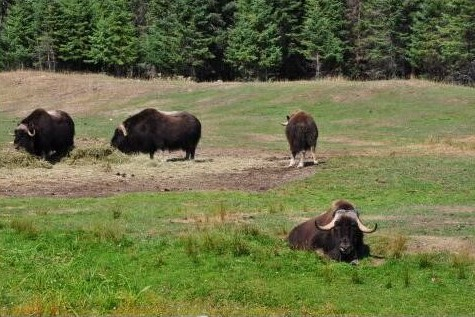
#> input picture Experiment1-4/1.jpg, 475 x 317 px, found by its file name
$ python Experiment1.py
#> lines starting #> are read from the running program, lines starting #| are printed output that depends on the picture; after the words box and inside, x2 and y2 are one past the last pixel; in counts of white or black regions, pixels touching at a corner belong together
import cv2 as cv


def img_basic_function():
    # 使用imread(filename, flag)函数读取图像
    # flag取值0为原图像的灰度图；取值1为BGR彩图；取值2为原深度图像；取值4为原颜色图像
    # 读取的图像以numpy中的三维数组的形式存储
    # 第1个维度即最外面的一维"[[[]]]"表示整个图像各个像素的BGR值(3维数组[[[B G R][B G R]...[B G R]] [[B G R][B G R]...[B G R]] ... [[B G R][B G R]...[B G R]]])
    # 第2个维度即中间维度"[[]]"表示某行各个像素的BGR值（2维数组[[B G R] [B G R] ... [B G R]]])
    # 第3个维度即最里面的一维"[]"表示某个像素的BGR值（1维数组[B G R]）
    # img[0]代表第1行所有像素的BGR值，img[0][0]代表第1行第1个像素的BGR值，img[0][0][0]代表第1行第1个像素的B值
    img = cv.imread("Experiment1-4/1.jpg")
#> img is the input picture: shape (317, 475, 3); mean B, G, R 69.8, 113.8, 107.5
    # .shape[]读取矩阵各个维度的长度，.shape[i]是读取矩阵第i + 1个维度的长度
    # 所以img.shape返回的元组（tuple）中的三个数就依次表示行数（高度）、列数（宽度）和通道数
    # tuple是一个不可变的序列，一旦创建就不能修改。它可以包含不同类型的元素，并使用逗号分隔。例如，(1, 'hello', 3.14)就是一个Tuple
    # list是一个可变的序列，可以随意添加、修改和删除其中的元素。它也可以包含不同类型的元素，并使用方括号[]来表示。例如，[1, 'hello', 3.14]就是一个List。
    # array是一个多维数组，可以用来表示矩阵、向量等数学对象。它需要导入Numpy库，并使用np.array()函数来创建。例如，np.array([[1, 2], [3, 4]])就是一个2x2的矩阵。
    print(img.shape)
#| (317, 475, 3)
    # 查看图片的类型，常用uint8表示，代表一个无符号的8位整数
    print(img.dtype)
#| uint8
    # 使用imshow函数显示图像，第一个参数是窗口名称（可不写），第二个参数是要显示的图像的名称，一定要写
    cv.imshow("img", img)
    # 可以让窗口一直显示图像直到按下任意按键
    cv.waitKey(0)

    # 使用cv.cvtColor()函数转换色彩空间
    # 参数‘cv.COLOR_BGR2GRAY’表示从RGB空间转换到灰度空间
    # 灰度空间中的图像以numpy中的二维数组的形式存储
    # 第一个维度即外面的维度"[[]]"表示整个图像各个像素的灰度值（[[Gray Gray ... Gray] [Gray Gray ... Gray] ... [Gray Gray ... Gray]]）
    # 第二个维度即里面的维度"[]"表示某行各个像素的灰度值（一维数组[Gray Gray ... Gray]）
    # img_GRAY[0]代表第一行所有像素的灰度值，img_GRAY[0][0]代表第一行第一个像素的灰度值
    img_GRAY = cv.cvtColor(img, cv.COLOR_BGR2GRAY)
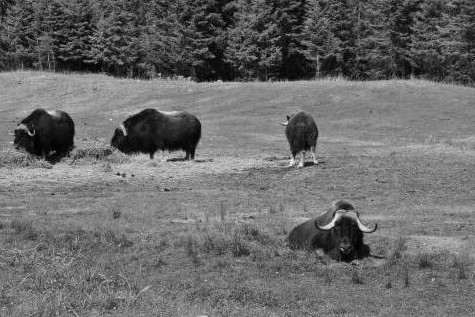
#> img_GRAY: shape (317, 475); min 0, max 244, mean 106.9
    cv.imshow("gray", img_GRAY)
    cv.waitKey(0)

    # 使用 cv.threshold函数进行图像阈值处理。
    # 参数‘cv.THRESH_BINARY’代表了阈值的类型，127为阈值。
    # 返回值中ret为阈值，阈值是用于将输入图像分割成两个部分的像素值。它可以是手动指定的固定值，也可以是根据图像的直方图自动计算得出的。
    # thresh为处理后的图像。
    ret, thresh = cv.threshold(img_GRAY, 127, 255, cv.THRESH_BINARY)
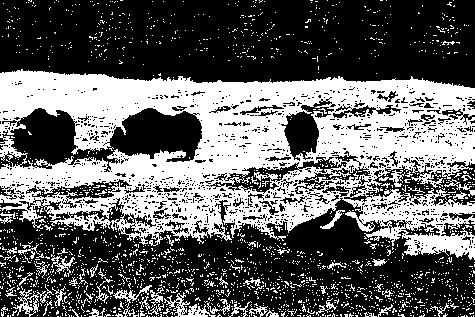
#> thresh: shape (317, 475); 38.6% white; 1934 white regions (1879 under 20 px), largest, box (x1, y1, x2, y2) and area: (0, 69, 475, 260) 49431, (164, 292, 216, 317) 400, (13, 284, 54, 317) 319
    cv.imshow("thresh", thresh)
    cv.waitKey(0)

    # 使用 cv.resize 函数进行图像缩放
    res = cv.resize(img, None, fx=2, fy=2, interpolation=cv.INTER_CUBIC)
    cv.imshow("resize", res)
    cv.waitKey(0)

    # 0表示沿x轴翻转，正表示沿y轴翻转，负表示沿x和y轴翻转
    flip = cv.flip(img, 1)
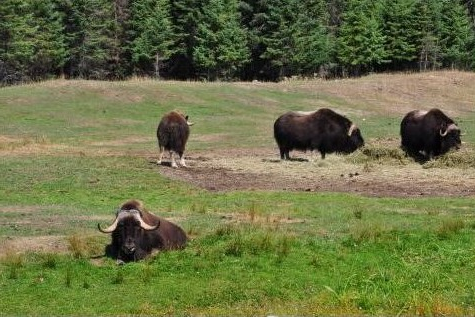
#> flip: shape (317, 475, 3); mean B, G, R 69.8, 113.8, 107.5
    cv.imshow("flip", flip)
    cv.waitKey(0)
    # 销毁所有窗口
    cv.destroyAllWindows()
    # 保存图像
    # cv.imwrite("result.jpg", res)


if __name__ == "__main__":
    img_basic_function()

$ run again, with Experiment1-4/3.jpg copied over Experiment1-4/1.jpg
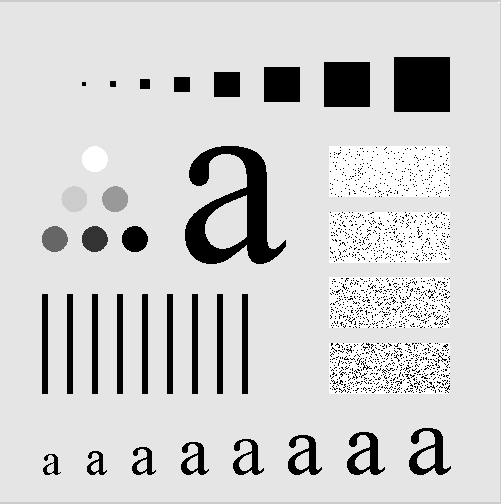
#> input picture Experiment1-4/3.jpg, 501 x 504 px, found by its file name
#> in img_basic_function, img is the input picture: shape (504, 501, 3); mean B, G, R 207.3, 207.3, 207.4
#| (504, 501, 3)
#| uint8
#> in img_basic_function, `ret, thresh = cv.threshold(img_GRAY, 127, 255, cv.THRESH_BINARY)`:
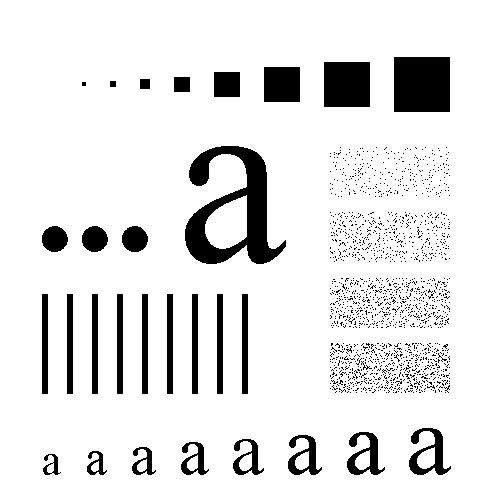
#> thresh: shape (504, 501); 89.6% white; 1561 black regions (1532 under 20 px), largest, box (x1, y1, x2, y2) and area: (185, 146, 286, 264) 5099, (394, 57, 450, 112) 3080, (324, 62, 370, 107) 2070
#> in img_basic_function, `flip = cv.flip(img, 1)`:
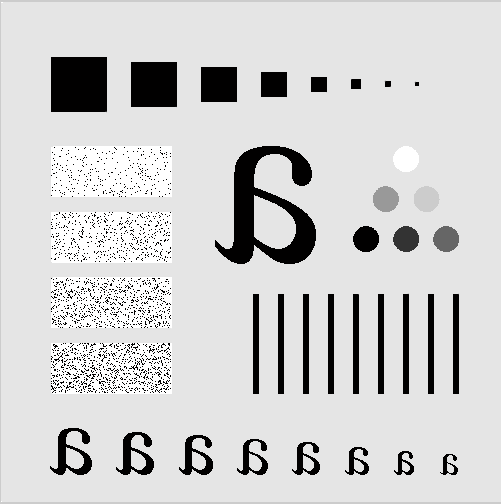
#> flip: shape (504, 501, 3); mean B, G, R 207.3, 207.3, 207.4

$ run again, with Experiment1-4/4.jpg copied over Experiment1-4/1.jpg
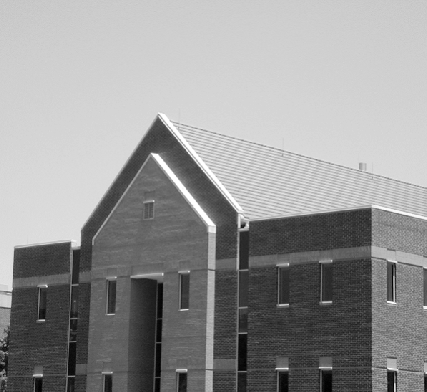
#> input picture Experiment1-4/4.jpg, 427 x 392 px, found by its file name
#> in img_basic_function, img is the input picture: shape (392, 427, 3); mean B, G, R 149.4, 149.4, 149.4
#| (392, 427, 3)
#| uint8
#> in img_basic_function, `ret, thresh = cv.threshold(img_GRAY, 127, 255, cv.THRESH_BINARY)`:
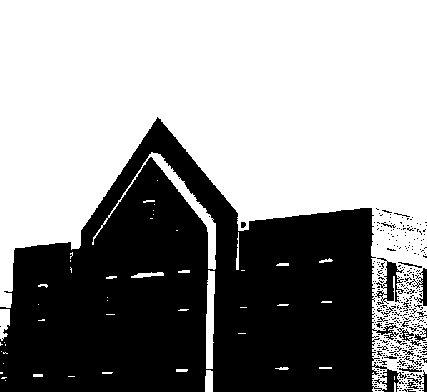
#> thresh: shape (392, 427); 58.6% white; 336 black regions (313 under 20 px), largest, box (x1, y1, x2, y2) and area: (0, 117, 407, 392) 66959, (375, 258, 404, 305) 502, (406, 268, 427, 306) 239
#> in img_basic_function, `flip = cv.flip(img, 1)`:
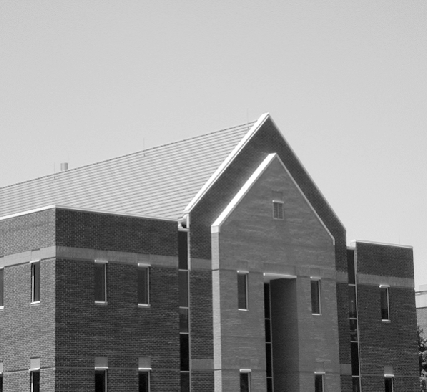
#> flip: shape (392, 427, 3); mean B, G, R 149.4, 149.4, 149.4
